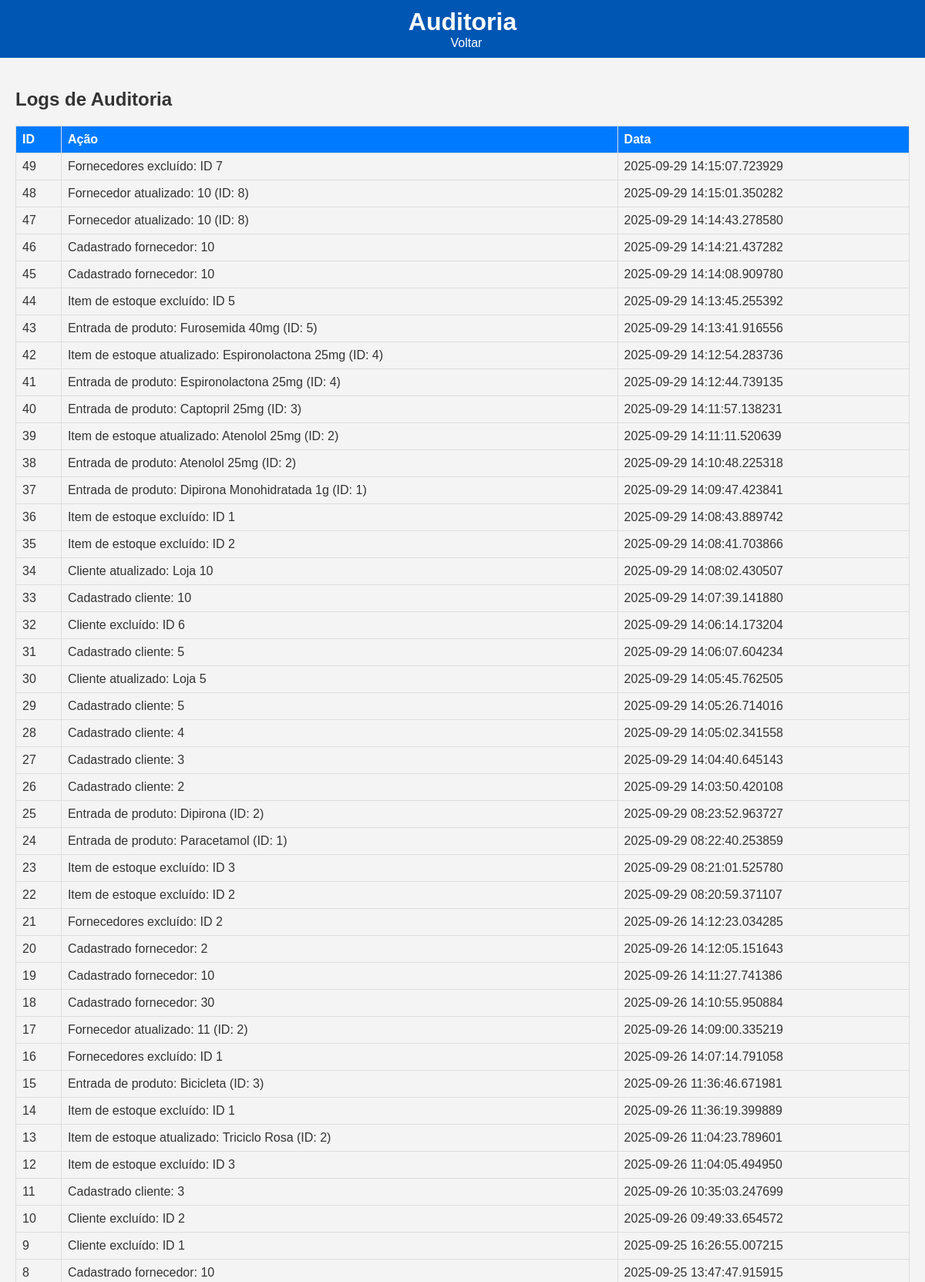
Page /auditoria (upper part) on the committed database.
### tables this page shows
CREATE TABLE auditoria (
                 id INTEGER PRIMARY KEY,
                 acao TEXT,
                 data TIMESTAMP);

### app.py (the view)
@app.route('/auditoria')
def auditoria():
    conn = sqlite3.connect('gestao.db')
    c = conn.cursor()
    c.execute("SELECT * FROM auditoria ORDER BY data DESC")
    logs = c.fetchall()
    conn.close()
    return render_template('auditoria.html', logs=logs)

### templates/auditoria.html (shortened to what this page needs)
<!DOCTYPE html>
<html lang="pt-BR">
<head>
    <link rel="stylesheet" href="{{ url_for('static', filename='style.css') }}">
</head>
<body>
    <header>
        <h1>Auditoria</h1>
        <a href="/" class="back-btn">Voltar</a>
    </header>
    <main>
        <h2>Logs de Auditoria</h2>
        <table>
            <tr><th>ID</th><th>Ação</th><th>Data</th></tr>
            {% for log in logs %}
            <tr><td>{{ log[0] }}</td><td>{{ log[1] }}</td><td>{{ log[2] }}</td></tr>
            {% endfor %}
        </table>
    </main>
</body>
</html>

### static/style.css (style rules this page uses)
body { font-family: Arial, sans-serif; background-color: #f4f4f4; color: #333; margin: 0; padding: 0; }
header { background: #0056b3; color: white; padding: 10px; text-align: center; }
header h1 { margin: 0; }
.back-btn { color: white; text-decoration: none; margin-left: 10px; }
main { padding: 20px; }
table { width: 100%; border-collapse: collapse; margin-top: 20px; }
th, td { border: 1px solid #ddd; padding: 8px; text-align: left; }
th { background: #007bff; color: white; }
:root { --contrast-ratio: 4.5; }

### rows in the picture
auditoria: id "49", acao "Fornecedores excluído: ID 7", data "2025-09-29 14:15:07.723929"
auditoria: id "48", acao "Fornecedor atualizado: 10 (ID: 8)", data "2025-09-29 14:15:01.350282"
auditoria: id "47", acao "Fornecedor atualizado: 10 (ID: 8)", data "2025-09-29 14:14:43.278580"
auditoria: id "46", acao "Cadastrado fornecedor: 10", data "2025-09-29 14:14:21.437282"
auditoria: id "45", acao "Cadastrado fornecedor: 10", data "2025-09-29 14:14:08.909780"
auditoria: id "44", acao "Item de estoque excluído: ID 5", data "2025-09-29 14:13:45.255392"
auditoria: id "43", acao "Entrada de produto: Furosemida 40mg (ID: 5)", data "2025-09-29 14:13:41.916556"
auditoria: id "42", acao "Item de estoque atualizado: Espironolactona 25mg (ID: 4)", data "2025-09-29 14:12:54.283736"
auditoria: id "41", acao "Entrada de produto: Espironolactona 25mg (ID: 4)", data "2025-09-29 14:12:44.739135"
auditoria: id "40", acao "Entrada de produto: Captopril 25mg (ID: 3)", data "2025-09-29 14:11:57.138231"
auditoria: id "39", acao "Item de estoque atualizado: Atenolol 25mg (ID: 2)", data "2025-09-29 14:11:11.520639"
auditoria: id "38", acao "Entrada de produto: Atenolol 25mg (ID: 2)", data "2025-09-29 14:10:48.225318"
auditoria: id "37", acao "Entrada de produto: Dipirona Monohidratada 1g (ID: 1)", data "2025-09-29 14:09:47.423841"
auditoria: id "36", acao "Item de estoque excluído: ID 1", data "2025-09-29 14:08:43.889742"
auditoria: id "35", acao "Item de estoque excluído: ID 2", data "2025-09-29 14:08:41.703866"
auditoria: id "34", acao "Cliente atualizado: Loja 10", data "2025-09-29 14:08:02.430507"
auditoria: id "33", acao "Cadastrado cliente: 10", data "2025-09-29 14:07:39.141880"
auditoria: id "32", acao "Cliente excluído: ID 6", data "2025-09-29 14:06:14.173204"
auditoria: id "31", acao "Cadastrado cliente: 5", data "2025-09-29 14:06:07.604234"
auditoria: id "30", acao "Cliente atualizado: Loja 5", data "2025-09-29 14:05:45.762505"
auditoria: id "29", acao "Cadastrado cliente: 5", data "2025-09-29 14:05:26.714016"
auditoria: id "28", acao "Cadastrado cliente: 4", data "2025-09-29 14:05:02.341558"
auditoria: id "27", acao "Cadastrado cliente: 3", data "2025-09-29 14:04:40.645143"
auditoria: id "26", acao "Cadastrado cliente: 2", data "2025-09-29 14:03:50.420108"
auditoria: id "25", acao "Entrada de produto: Dipirona (ID: 2)", data "2025-09-29 08:23:52.963727"
auditoria: id "24", acao "Entrada de produto: Paracetamol (ID: 1)", data "2025-09-29 08:22:40.253859"
auditoria: id "23", acao "Item de estoque excluído: ID 3", data "2025-09-29 08:21:01.525780"
auditoria: id "22", acao "Item de estoque excluído: ID 2", data "2025-09-29 08:20:59.371107"
auditoria: id "21", acao "Fornecedores excluído: ID 2", data "2025-09-26 14:12:23.034285"
auditoria: id "20", acao "Cadastrado fornecedor: 2", data "2025-09-26 14:12:05.151643"
auditoria: id "19", acao "Cadastrado fornecedor: 10", data "2025-09-26 14:11:27.741386"
auditoria: id "18", acao "Cadastrado fornecedor: 30", data "2025-09-26 14:10:55.950884"
auditoria: id "17", acao "Fornecedor atualizado: 11 (ID: 2)", data "2025-09-26 14:09:00.335219"
auditoria: id "16", acao "Fornecedores excluído: ID 1", data "2025-09-26 14:07:14.791058"
auditoria: id "15", acao "Entrada de produto: Bicicleta (ID: 3)", data "2025-09-26 11:36:46.671981"
auditoria: id "14", acao "Item de estoque excluído: ID 1", data "2025-09-26 11:36:19.399889"
auditoria: id "13", acao "Item de estoque atualizado: Triciclo Rosa (ID: 2)", data "2025-09-26 11:04:23.789601"
auditoria: id "12", acao "Item de estoque excluído: ID 3", data "2025-09-26 11:04:05.494950"
auditoria: id "11", acao "Cadastrado cliente: 3", data "2025-09-26 10:35:03.247699"
auditoria: id "10", acao "Cliente excluído: ID 2", data "2025-09-26 09:49:33.654572"
auditoria: id "9", acao "Cliente excluído: ID 1", data "2025-09-25 16:26:55.007215"
auditoria: id "8", acao "Cadastrado fornecedor: 10", data "2025-09-25 13:47:47.915915"
